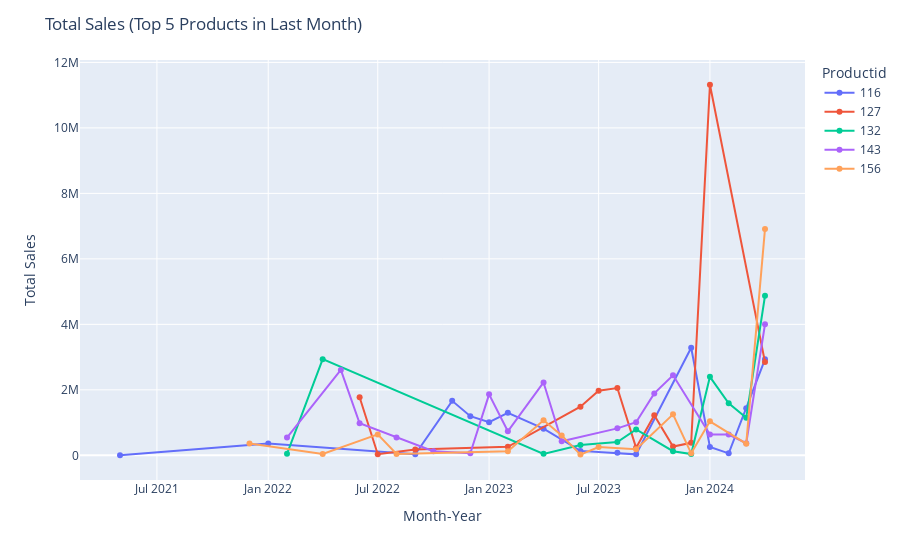

Here is the notebook cell this chart was saved with:
### Markdown cell above
### Top 5 most sold products in the last month

### Code cell
# Plot with Plotly
fig = px.line(
    df_top_5_last_month,
    x="YearMonth",
    y="TotalSales",
    color="Productid",
    markers=True,
    hover_data=product_data
)

# Customize layout
fig.update_layout(
    title="Total Sales (Top 5 Products in Last Month)",
    xaxis_title="Month-Year",
    yaxis_title="Total Sales",
    hovermode="closest"
)

fig.show()

### Figure 1 — Plotly figure (JSON) as saved in the notebook; plotly's stock layout.template omitted (floating-point values rounded to 4 significant figures)
{"data": [{"customdata": [[1, 116, "Sarees", "Mehendi", "Semi crepe", "Swarovski"], [37, 116, "Sarees", "Mehendi", "Semi crepe", "Swarovski"], [15, 116, "Sarees", "Mehendi", "Semi crepe", "Swarovski"], [49, 116, "Sarees", "Mehendi", "Semi crepe", "Swarovski"], [63, 116, "Sarees", "Mehendi", "Semi crepe", "Swarovski"], [30, 116, "Sarees", "Mehendi", "Semi crepe", "Swarovski"], [43, 116, "Sarees", "Mehendi", "Semi crepe", "Swarovski"], [25, 116, "Sarees", "Mehendi", "Semi crepe", "Swarovski"], [4, 116, "Sarees", "Mehendi", "Semi crepe", "Swarovski"], [3, 116, "Sarees", "Mehendi", "Semi crepe", "Swarovski"], [3, 116, "Sarees", "Mehendi", "Semi crepe", "Swarovski"], [129, 116, "Sarees", "Mehendi", "Semi crepe", "Swarovski"], [12, 116, "Sarees", "Mehendi", "Semi crepe", "Swarovski"], [14, 116, "Sarees", "Mehendi", "Semi crepe", "Swarovski"], [68, 116, "Sarees", "Mehendi", "Semi crepe", "Swarovski"], [123, 116, "Sarees", "Mehendi", "Semi crepe", "Swarovski"]], "hovertemplate": "Productid=%{customdata[1]}<br>TotalSales=%{y}<br>TotalUnitsSold=%{customdata[0]}<br>ProductCategory=%{customdata[2]}<br>Occasion=%{customdata[3]}<br>Material=%{customdata[4]}<br>Karigari=%{customdata[5]}<extra></extra>", "legendgroup": "116", "line": {"color": "#636efa", "dash": "solid"}, "marker": {"symbol": "circle"}, "mode": "lines+markers", "name": "116", "orientation": "v", "showlegend": true, "type": "scatter", "x": ["2021-05", "2022-01", "2022-09", "2022-11", "2022-12", "2023-01", "2023-02", "2023-04", "2023-06", "2023-08", "2023-09", "2023-12", "2024-01", "2024-02", "2024-03", "2024-04"], "xaxis": "x", "y": [2233, 360987, 33495, 1663305, 1194772, 1013070, 1300158, 813172, 135780, 77724, 29502, 3285466, 253920, 60841, 1438880, 2931681], "yaxis": "y"}, {"customdata": [[21, 127, "Lehanga", "Bridal", "Net", "Zariwork"], [2, 127, "Lehanga", "Bridal", "Net", "Zariwork"], [11, 127, "Lehanga", "Bridal", "Net", "Zariwork"], [2, 127, "Lehanga", "Bridal", "Net", "Zariwork"], [13, 127, "Lehanga", "Bridal", "Net", "Zariwork"], [33, 127, "Lehanga", "Bridal", "Net", "Zariwork"], [57, 127, "Lehanga", "Bridal", "Net", "Zariwork"], [2, 127, "Lehanga", "Bridal", "Net", "Zariwork"], [76, 127, "Lehanga", "Bridal", "Net", "Zariwork"], [4, 127, "Lehanga", "Bridal", "Net", "Zariwork"], [3, 127, "Lehanga", "Bridal", "Net", "Zariwork"], [76, 127, "Lehanga", "Bridal", "Net", "Zariwork"], [27, 127, "Lehanga", "Bridal", "Net", "Zariwork"]], "hovertemplate": "Productid=%{customdata[1]}<br>TotalSales=%{y}<br>TotalUnitsSold=%{customdata[0]}<br>ProductCategory=%{customdata[2]}<br>Occasion=%{customdata[3]}<br>Material=%{customdata[4]}<br>Karigari=%{customdata[5]}<extra></extra>", "legendgroup": "127", "line": {"color": "#EF553B", "dash": "solid"}, "marker": {"symbol": "circle"}, "mode": "lines+markers", "name": "127", "orientation": "v", "showlegend": true, "type": "scatter", "x": ["2022-06", "2022-07", "2022-09", "2023-02", "2023-06", "2023-07", "2023-08", "2023-09", "2023-10", "2023-11", "2023-12", "2024-01", "2024-04"], "xaxis": "x", "y": [1771665, 32244, 177342, 259861, 1486758, 1973408, 2056332, 228732, 1225272, 269217, 382200, 11317664, 2848092], "yaxis": "y"}, {"customdata": [[1, 132, "Lehanga", "Bridal", "Silk", "Sequins"], [66, 132, "Lehanga", "Bridal", "Silk", "Sequins"], [1, 132, "Lehanga", "Bridal", "Silk", "Sequins"], [2, 132, "Lehanga", "Bridal", "Silk", "Sequins"], [4, 132, "Lehanga", "Bridal", "Silk", "Sequins"], [5, 132, "Lehanga", "Bridal", "Silk", "Sequins"], [2, 132, "Lehanga", "Bridal", "Silk", "Sequins"], [2, 132, "Lehanga", "Bridal", "Silk", "Sequins"], [40, 132, "Lehanga", "Bridal", "Silk", "Sequins"], [33, 132, "Lehanga", "Bridal", "Silk", "Sequins"], [26, 132, "Lehanga", "Bridal", "Silk", "Sequins"], [144, 132, "Lehanga", "Bridal", "Silk", "Sequins"]], "hovertemplate": "Productid=%{customdata[1]}<br>TotalSales=%{y}<br>TotalUnitsSold=%{customdata[0]}<br>ProductCategory=%{customdata[2]}<br>Occasion=%{customdata[3]}<br>Material=%{customdata[4]}<br>Karigari=%{customdata[5]}<extra></extra>", "legendgroup": "132", "line": {"color": "#00cc96", "dash": "solid"}, "marker": {"symbol": "circle"}, "mode": "lines+markers", "name": "132", "orientation": "v", "showlegend": true, "type": "scatter", "x": ["2022-02", "2022-04", "2023-04", "2023-06", "2023-08", "2023-09", "2023-11", "2023-12", "2024-01", "2024-02", "2024-03", "2024-04"], "xaxis": "x", "y": [44488, 2936208, 44488, 315498, 404474, 788745, 126362, 38570, 2397802, 1588015, 1145747, 4874013], "yaxis": "y"}, {"customdata": [[3, 143, "Lehanga", "Haldi", "Silk", "Threadwork"], [14, 143, "Lehanga", "Haldi", "Silk", "Threadwork"], [6, 143, "Lehanga", "Haldi", "Silk", "Threadwork"], [3, 143, "Lehanga", "Haldi", "Silk", "Threadwork"], [1, 143, "Lehanga", "Haldi", "Silk", "Threadwork"], [1, 143, "Lehanga", "Haldi", "Silk", "Threadwork"], [10, 143, "Lehanga", "Haldi", "Silk", "Threadwork"], [5, 143, "Lehanga", "Haldi", "Silk", "Threadwork"], [19, 143, "Lehanga", "Haldi", "Silk", "Threadwork"], [8, 143, "Lehanga", "Haldi", "Silk", "Threadwork"], [50, 143, "Lehanga", "Haldi", "Silk", "Threadwork"], [8, 143, "Lehanga", "Haldi", "Silk", "Threadwork"], [23, 143, "Lehanga", "Haldi", "Silk", "Threadwork"], [36, 143, "Lehanga", "Haldi", "Silk", "Threadwork"], [5, 143, "Lehanga", "Haldi", "Silk", "Threadwork"], [8, 143, "Lehanga", "Haldi", "Silk", "Threadwork"], [2, 143, "Lehanga", "Haldi", "Silk", "Threadwork"], [23, 143, "Lehanga", "Haldi", "Silk", "Threadwork"]], "hovertemplate": "Productid=%{customdata[1]}<br>TotalSales=%{y}<br>TotalUnitsSold=%{customdata[0]}<br>ProductCategory=%{customdata[2]}<br>Occasion=%{customdata[3]}<br>Material=%{customdata[4]}<br>Karigari=%{customdata[5]}<extra></extra>", "legendgroup": "143", "line": {"color": "#ab63fa", "dash": "solid"}, "marker": {"symbol": "circle"}, "mode": "lines+markers", "name": "143", "orientation": "v", "showlegend": true, "type": "scatter", "x": ["2022-02", "2022-05", "2022-06", "2022-08", "2022-10", "2022-12", "2023-01", "2023-02", "2023-04", "2023-05", "2023-08", "2023-09", "2023-10", "2023-11", "2024-01", "2024-02", "2024-03", "2024-04"], "xaxis": "x", "y": [543273, 2607584, 978618, 543273, 127127, 64485, 1862560, 735796, 2226464, 427306, 823039, 1009526, 1891455, 2443231, 635635, 634432, 369000, 4003470], "yaxis": "y"}, {"customdata": [[13, 156, "Gowns", "Cocktail", "Net", "Stonework"], [2, 156, "Gowns", "Cocktail", "Net", "Stonework"], [29, 156, "Gowns", "Cocktail", "Net", "Stonework"], [2, 156, "Gowns", "Cocktail", "Net", "Stonework"], [2, 156, "Gowns", "Cocktail", "Net", "Stonework"], [17, 156, "Gowns", "Cocktail", "Net", "Stonework"], [10, 156, "Gowns", "Cocktail", "Net", "Stonework"], [1, 156, "Gowns", "Cocktail", "Net", "Stonework"], [4, 156, "Gowns", "Cocktail", "Net", "Stonework"], [3, 156, "Gowns", "Cocktail", "Net", "Stonework"], [41, 156, "Gowns", "Cocktail", "Net", "Stonework"], [1, 156, "Gowns", "Cocktail", "Net", "Stonework"], [17, 156, "Gowns", "Cocktail", "Net", "Stonework"], [12, 156, "Gowns", "Cocktail", "Net", "Stonework"], [220, 156, "Gowns", "Cocktail", "Net", "Stonework"]], "hovertemplate": "Productid=%{customdata[1]}<br>TotalSales=%{y}<br>TotalUnitsSold=%{customdata[0]}<br>ProductCategory=%{customdata[2]}<br>Occasion=%{customdata[3]}<br>Material=%{customdata[4]}<br>Karigari=%{customdata[5]}<extra></extra>", "legendgroup": "156", "line": {"color": "#FFA15A", "dash": "solid"}, "marker": {"symbol": "circle"}, "mode": "lines+markers", "name": "156", "orientation": "v", "showlegend": true, "type": "scatter", "x": ["2021-12", "2022-04", "2022-07", "2022-08", "2023-02", "2023-04", "2023-05", "2023-06", "2023-07", "2023-09", "2023-11", "2023-12", "2024-01", "2024-03", "2024-04"], "xaxis": "x", "y": [364404, 44104, 639508, 44104, 121832, 1070966, 609160, 22052, 251992, 188994, 1252673, 60916, 1038521, 355344, 6915307], "yaxis": "y"}], "layout": {"hovermode": "closest", "legend": {"title": {"text": "Productid"}, "tracegroupgap": 0}, "margin": {"t": 60}, "title": {"text": "Total Sales (Top 5 Products in Last Month)"}, "xaxis": {"anchor": "y", "domain": [0, 1], "title": {"text": "Month-Year"}}, "yaxis": {"anchor": "x", "domain": [0, 1], "title": {"text": "Total Sales"}}}}
